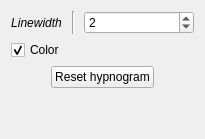
                 <widget class="QWidget" name="_hyp_page">
                  <layout class="QVBoxLayout" name="verticalLayout_36">
                   <item>
                    <layout class="QGridLayout" name="gridLayout_25">
                     <item row="0" column="0">
                      <widget class="QLabel" name="label_81">
                       <property name="sizePolicy">
                        <sizepolicy hsizetype="Maximum" vsizetype="Preferred">
                         <horstretch>0</horstretch>
                         <verstretch>0</verstretch>
                        </sizepolicy>
                       </property>
                       <property name="font">
                        <font>
                         <italic>true</italic>
                        </font>
                       </property>
                       <property name="text">
                        <string>Linewidth</string>
                       </property>
                       <property name="alignment">
                        <set>Qt::AlignCenter</set>
                       </property>
                      </widget>
                     </item>
                     <item row="0" column="1">
                      <widget class="Line" name="line_40">
                       <property name="minimumSize">
                        <size>
                         <width>10</width>
                         <height>0</height>
                        </size>
                       </property>
                       <property name="orientation">
                        <enum>Qt::Vertical</enum>
                       </property>
                      </widget>
                     </item>
                     <item row="0" column="2">
                      <widget class="QDoubleSpinBox" name="_PanHypnoLw">
                       <property name="enabled">
                        <bool>true</bool>
                       </property>
                       <property name="sizePolicy">
                        <sizepolicy hsizetype="Minimum" vsizetype="Fixed">
                         <horstretch>0</horstretch>
                         <verstretch>0</verstretch>
                        </sizepolicy>
                       </property>
                       <property name="toolTip">
                        <string>Change the line width of the hypnogram [ 1 - 10 ]</string>
                       </property>
                       <property name="decimals">
                        <number>0</number>
                       </property>
                       <property name="minimum">
                        <double>1.000000000000000</double>
                       </property>
                       <property name="maximum">
                        <double>9.000000000000000</double>
                       </property>
                       <property name="singleStep">
                        <double>1.000000000000000</double>
                       </property>
                       <property name="value">
                        <double>2.000000000000000</double>
                       </property>
                      </widget>
                     </item>
                     <item row="1" column="0" colspan="3">
                      <widget class="QCheckBox" name="_PanHypnoColor">
                       <property name="toolTip">
                        <string>Select whether the hypnogram is displayed in color or in black</string>
                       </property>
                       <property name="text">
                        <string>Color</string>
                       </property>
                       <property name="checked">
                        <bool>true</bool>
                       </property>
                      </widget>
                     </item>
                    </layout>
                   </item>
                   <item>
                    <layout class="QHBoxLayout" name="horizontalLayout_6">
                     <property name="topMargin">
                      <number>0</number>
                     </property>
                     <item>
                      <spacer name="horizontalSpacer_45">
                       <property name="orientation">
                        <enum>Qt::Horizontal</enum>
                       </property>
                       <property name="sizeHint" stdset="0">
                        <size>
                         <width>40</width>
                         <height>20</height>
                        </size>
                       </property>
                      </spacer>
                     </item>
                     <item>
                      <widget class="QPushButton" name="_PanHypnoReset">
                       <property name="toolTip">
                        <string>Reset the hypnogram to an empty one</string>
                       </property>
                       <property name="text">
                        <string>Reset hypnogram</string>
                       </property>
                      </widget>
                     </item>
                     <item>
                      <spacer name="horizontalSpacer_46">
                       <property name="orientation">
                        <enum>Qt::Horizontal</enum>
                       </property>
                       <property name="sizeHint" stdset="0">
                        <size>
                         <width>40</width>
                         <height>20</height>
                        </size>
                       </property>
                      </spacer>
                     </item>
                    </layout>
                   </item>
                   <item>
                    <spacer name="verticalSpacer_16">
                     <property name="orientation">
                      <enum>Qt::Vertical</enum>
                     </property>
                     <property name="sizeHint" stdset="0">
                      <size>
                       <width>20</width>
                       <height>40</height>
                      </size>
                     </property>
                    </spacer>
                   </item>
                  </layout>
                 </widget>
